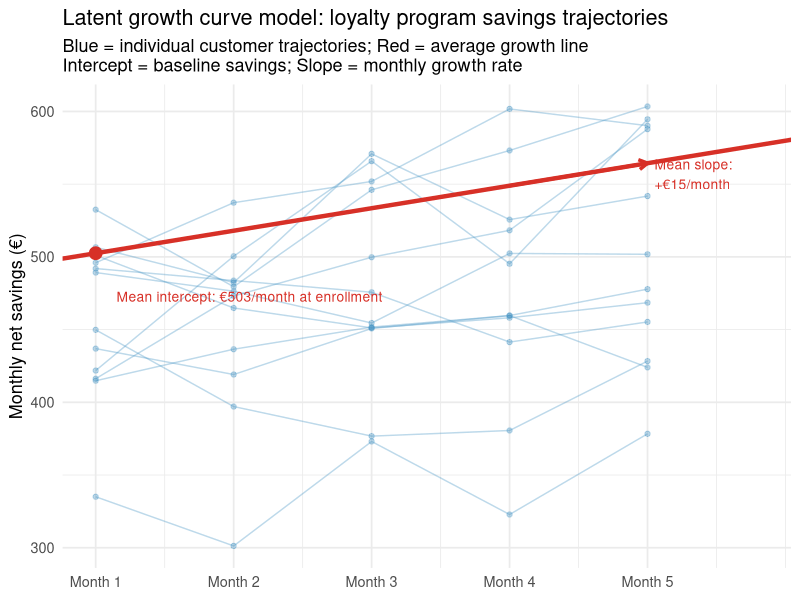

Recreate this plot in R. (Note: this script raises an error after producing the figure.)
## ---- chunk 1
library(tidyverse)
library(lavaan)
library(lme4)
library(ggplot2)
set.seed(111)
## ---- chunk 2
# 150 loyalty program customers tracked for 5 months
# Outcome: monthly net savings (€)
n <- 150
intercepts <- rnorm(n, 500, 80)   # wide between-customer variation in baseline savings
slopes     <- rnorm(n,  15, 12)   # some customers grow savings fast; others plateau

Y <- sapply(0:4, function(t) intercepts + slopes * t + rnorm(n, 0, 35))
colnames(Y) <- paste0("savings_m", 1:5)   # monthly savings at months 1–5
df_lgc <- as.data.frame(Y)
## ---- chunk 3
# Draw 12 representative individual trajectories
df_vis <- tibble(
  id        = 1:12,
  intercept = c(intercepts[1:12]),
  slope     = c(slopes[1:12])
) |>
  expand_grid(time = 0:4) |>
  mutate(savings = intercept + slope * time + rnorm(n(), 0, 25),
         id = factor(id))

grand_intercept <- mean(intercepts)
grand_slope     <- mean(slopes)

ggplot(df_vis, aes(x = time, y = savings)) +
  geom_line(aes(group = id), alpha = 0.35, color = "#4393c3") +
  geom_point(aes(group = id), alpha = 0.35, color = "#4393c3", size = 1.5) +
  # Mean growth line
  geom_abline(intercept = grand_intercept, slope = grand_slope,
              color = "#d73027", linewidth = 1.5) +
  # Label: intercept at time = 0
  annotate("point", x = 0, y = grand_intercept, color = "#d73027", size = 4) +
  annotate("text",  x = 0.15, y = grand_intercept - 30,
           label = paste0("Mean intercept: \u20ac", round(grand_intercept), "/month at enrollment"),
           hjust = 0, size = 3.5, color = "#d73027") +
  # Label: slope (one-month increment on mean line)
  annotate("segment", x = 3, xend = 4,
           y = grand_intercept + 3 * grand_slope,
           yend = grand_intercept + 4 * grand_slope,
           color = "#d73027", linewidth = 1.2,
           arrow = arrow(length = unit(0.25, "cm"), ends = "last")) +
  annotate("text",  x = 4.05, y = grand_intercept + 3.5 * grand_slope,
           label = paste0("Mean slope:\n+\u20ac", round(grand_slope), "/month"),
           hjust = 0, size = 3.5, color = "#d73027") +
  scale_x_continuous(breaks = 0:4,
                     labels = paste0("Month ", 1:5)) +
  labs(
    title    = "Latent growth curve model: loyalty program savings trajectories",
    subtitle = "Blue = individual customer trajectories; Red = average growth line\nIntercept = baseline savings; Slope = monthly growth rate",
    x = NULL, y = "Monthly net savings (\u20ac)"
  ) +
  coord_cartesian(xlim = c(0, 4.8)) +
  theme_minimal(base_size = 13)
## ---- chunk 4
# Latent growth curve model in lavaan
lgc_model <- '
  # Intercept factor (loadings all fixed to 1)
  intercept =~ 1*savings_m1 + 1*savings_m2 + 1*savings_m3 + 1*savings_m4 + 1*savings_m5

  # Slope factor (loadings = time coding: 0, 1, 2, 3, 4)
  slope     =~ 0*savings_m1 + 1*savings_m2 + 2*savings_m3 + 3*savings_m4 + 4*savings_m5

  # Means of latent factors (the fixed effects)
  intercept ~ 1
  slope     ~ 1

  # Variances of latent factors (random effects variance)
  intercept ~~ intercept
  slope     ~~ slope

  # Covariance between intercept and slope
  intercept ~~ slope

  # Residual variances (constrained equal across time for simplicity)
  savings_m1 ~~ a*savings_m1
  savings_m2 ~~ a*savings_m2
  savings_m3 ~~ a*savings_m3
  savings_m4 ~~ a*savings_m4
  savings_m5 ~~ a*savings_m5
'

m_lgc <- growth(lgc_model, data = df_lgc)
summary(m_lgc, fit.measures = TRUE)
## ---- chunk 5
# Extract key parameters
parameterEstimates(m_lgc) |>
  filter(op %in% c("~1", "~~") & lhs %in% c("intercept", "slope")) |>
  select(lhs, op, rhs, est, se, pvalue) |>
  knitr::kable(digits = 3,
    caption = "LGC parameter estimates: mean baseline savings, mean monthly growth, and their variances")
## ---- chunk 6
# Fit equivalent MLM
df_long_lgc <- df_lgc |>
  mutate(id = 1:n) |>
  pivot_longer(-id, names_to = "wave", values_to = "savings") |>
  mutate(time = as.integer(str_extract(wave, "[0-9]")) - 1,
         id   = factor(id))

m_mlm <- lmer(savings ~ time + (time | id), data = df_long_lgc)

# Compare estimates
tibble(
  Parameter        = c("Mean intercept (baseline savings)", "Mean slope (monthly growth)",
                       "Var(intercept)", "Var(slope)"),
  `MLM estimate`   = c(fixef(m_mlm),
                        as.data.frame(VarCorr(m_mlm))$vcov[1:2]),
  `LGC estimate`   = c(
    lavInspect(m_lgc, "mean.lv")[c("intercept", "slope")],
    diag(lavInspect(m_lgc, "cov.lv"))[c("intercept", "slope")]
  )
) |>
  knitr::kable(digits = 3,
    caption = "MLM and LGC give equivalent results: loyalty program savings growth model")
